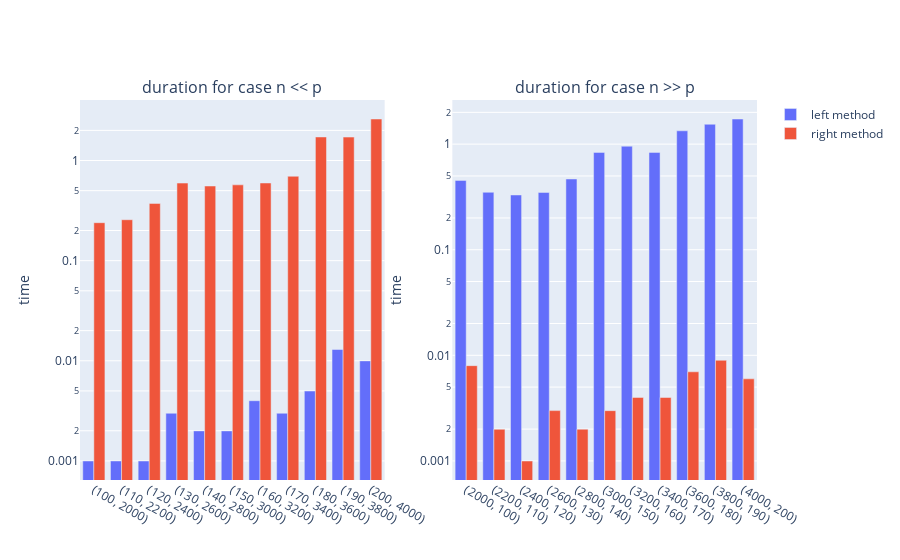

The cell this chart's notebook holds for it:
### Code cell
# plot

# init figure
fig = make_subplots(
    rows=1, 
    cols=2,
    subplot_titles=["duration for case n << p", "duration for case n >> p"]
)

color_name = {
    0: {
        "name": "left method",
        "color": '#636EFA'
    },
    1: {
        "name": "right method",
        "color": '#EF553B'
    }
}

fig.add_traces(data=[
    go.Bar(
        x=[str(el) for el in case_a],
        y=[tuple_duration[comp_method] for tuple_duration in times_case_a],
        marker_color=color_name[comp_method]["color"],
        name=color_name[comp_method]["name"],
    )
for comp_method in [0, 1]], 
rows=1, cols=1
)

fig.add_traces(data=[
    go.Bar(
        x=[str(el) for el in case_b],
        y=[tuple_duration[comp_method] for tuple_duration in times_case_b],
        marker_color=color_name[comp_method]["color"],
        name=color_name[comp_method]["name"],
        showlegend=False
    )
for comp_method in [0, 1]], 
rows=1, cols=2
)

# set layout
for i in [1, 2]:
    fig.update_yaxes(
        title_text="time", 
        type="log", 
        row=1, col=i
    )


fig.show()

### Figure 1 — Plotly figure (JSON) as saved in the notebook; plotly's stock layout.template omitted (floating-point values rounded to 4 significant figures)
{"data": [{"marker": {"color": "#636EFA"}, "name": "left method", "type": "bar", "x": ["(100, 2000)", "(110, 2200)", "(120, 2400)", "(130, 2600)", "(140, 2800)", "(150, 3000)", "(160, 3200)", "(170, 3400)", "(180, 3600)", "(190, 3800)", "(200, 4000)"], "xaxis": "x", "y": [0.000998, 0.0009985, 0.0009978, 0.002992, 0.001995, 0.001994, 0.003992, 0.002992, 0.004987, 0.01297, 0.009974], "yaxis": "y"}, {"marker": {"color": "#EF553B"}, "name": "right method", "type": "bar", "x": ["(100, 2000)", "(110, 2200)", "(120, 2400)", "(130, 2600)", "(140, 2800)", "(150, 3000)", "(160, 3200)", "(170, 3400)", "(180, 3600)", "(190, 3800)", "(200, 4000)"], "xaxis": "x", "y": [0.2394, 0.2563, 0.373, 0.5954, 0.5565, 0.5715, 0.5964, 0.6964, 1.719, 1.714, 2.598], "yaxis": "y"}, {"marker": {"color": "#636EFA"}, "name": "left method", "showlegend": false, "type": "bar", "x": ["(2000, 100)", "(2200, 110)", "(2400, 120)", "(2600, 130)", "(2800, 140)", "(3000, 150)", "(3200, 160)", "(3400, 170)", "(3600, 180)", "(3800, 190)", "(4000, 200)"], "xaxis": "x2", "y": [0.4538, 0.3501, 0.3301, 0.349, 0.4677, 0.8358, 0.9564, 0.8358, 1.338, 1.544, 1.731], "yaxis": "y2"}, {"marker": {"color": "#EF553B"}, "name": "right method", "showlegend": false, "type": "bar", "x": ["(2000, 100)", "(2200, 110)", "(2400, 120)", "(2600, 130)", "(2800, 140)", "(3000, 150)", "(3200, 160)", "(3400, 170)", "(3600, 180)", "(3800, 190)", "(4000, 200)"], "xaxis": "x2", "y": [0.007982, 0.001995, 0.0009978, 0.002993, 0.001997, 0.002992, 0.003991, 0.003989, 0.006979, 0.008975, 0.005986], "yaxis": "y2"}], "layout": {"annotations": [{"font": {"size": 16}, "showarrow": false, "text": "duration for case n << p", "x": 0.225, "xanchor": "center", "xref": "paper", "y": 1, "yanchor": "bottom", "yref": "paper"}, {"font": {"size": 16}, "showarrow": false, "text": "duration for case n >> p", "x": 0.775, "xanchor": "center", "xref": "paper", "y": 1, "yanchor": "bottom", "yref": "paper"}], "xaxis": {"anchor": "y", "domain": [0, 0.45]}, "xaxis2": {"anchor": "y2", "domain": [0.55, 1]}, "yaxis": {"anchor": "x", "domain": [0, 1], "title": {"text": "time"}, "type": "log"}, "yaxis2": {"anchor": "x2", "domain": [0, 1], "title": {"text": "time"}, "type": "log"}}}
